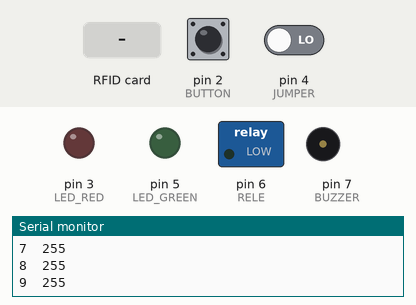
A sketch run on a simulated Arduino Uno, built with avr-gcc and run on an emulated ATmega328P. Parts: switched loads named in the sketch (green lamp = pin HIGH), output pins drawn as LEDs (lit = HIGH), buzzer (waves = sounding), the last lines printed to the serial monitor. Dashed ring = blinking. The inputs (shaded band) are chosen by the test bench; at power-on: pin 4 (JUMPER) LOW, pin 2 (BUTTON) LOW. Pins used as bus, display or sensor lines are not drawn.

Above: at 1.5 s.
1.6 s: pin 4 (JUMPER) driven HIGH
At 2.8 s:
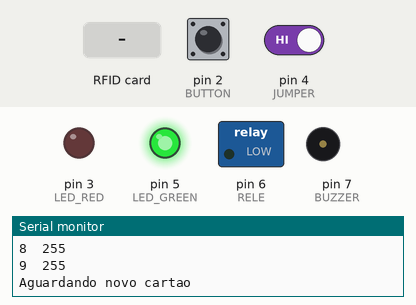
5.7 s: RFID card 5E 7A 19 C4 held to the reader
At 6.76 s:
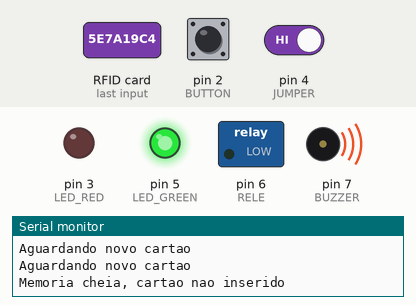
9.2 s: pin 2 (BUTTON) pulled HIGH for 1.2 s
At 10.7 s:
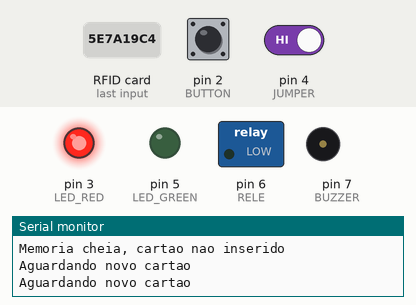
12.7 s: pin 2 (BUTTON) pulled HIGH for 3.2 s
At 15.0 s:
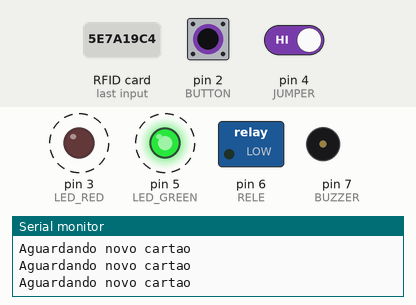
17.4 s: RFID card 5E 7A 19 C4 held to the reader
At 18.1 s:
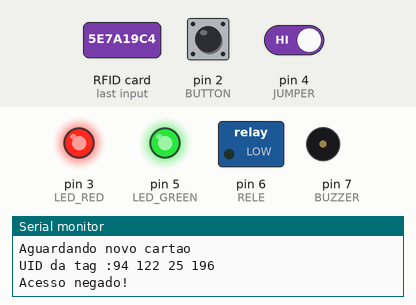
20.9 s: pin 4 (JUMPER) driven LOW
At 22.1 s:
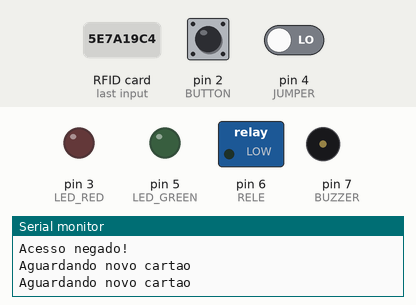
Timing chart, 0 to 23.4 s (numbered marks = the images above; inputs shaded):
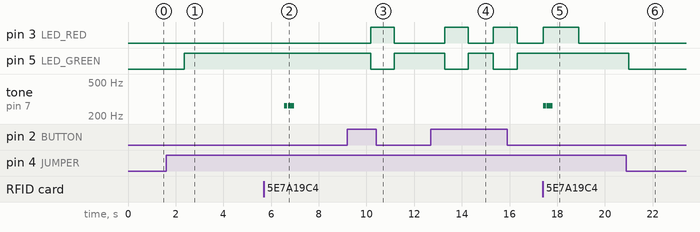

The sketch:

GateControl.ino
```cpp
// Programa : RFID - Controle de Acesso com leitor RFID
// Autor : David de Moura Marques
// GitHub: www.github.com/DavidMoura07

#include "RingTone.h"
#include "RFID.h"
#include <EEPROM.h>

#define SS_PIN 10
#define RST_PIN 9
#define BUZZER 7
#define LED_GREEN 5
#define LED_RED 3
#define JUMPER 4
#define BUTTON 2
#define RELE 6

RFID rfid(SS_PIN, RST_PIN); // instancia o leitor
RingTone ringTone(BUZZER);
int timeButton = 0;

struct Card {
  byte* id;
  int size;
};

int findCard(Card card){
  int memPosition;
  int cardPosition = 0;
  byte idPart;
  int flag = 1;
  for ( memPosition = 1; memPosition < EEPROM.length() ; memPosition++ ){

    if(cardPosition > card.size){
      cardPosition = 0;
    }

    if(EEPROM.read(memPosition) == card.id[cardPosition]){
      cardPosition += 1;
    }
    if(cardPosition == card.size){
      return 1;
    }
  }
  return 0;
}

void eeClear(){
  for (int i = 0 ; i < EEPROM.length() ; i++) {
    EEPROM.write(i, 0);
  }
}

int eeWrite(Card card){
  int qtdItems = EEPROM.read(0);
  int eeAddress = qtdItems * card.size + 1; //Move address to last position.
  if(eeAddress <=  (EEPROM.length() - card.size))
  {
    int lastPosition = eeAddress+card.size;
    int cardPosition = 0;
    while( eeAddress < lastPosition){
      EEPROM.write(eeAddress, card.id[cardPosition]);
      eeAddress++;
      cardPosition++;
    }

    qtdItems += 1;
    EEPROM.write(0, qtdItems);

    return 1;
  }
  return 0;
}

void eeRead(){
  int address;
  byte value;

  for(address = 0; address < 10 /* EEPROM.length() */; address++){
    value = EEPROM.read(address);

    Serial.print(address);
    Serial.print("\t");
    Serial.print(value);
    Serial.println();
    delay(25);
  }
}

void printID(Card card){
  int i;
  for(i=0; i < card.size; i++){
    Serial.print(card.id[i]);
    Serial.print(" ");
  }
  Serial.println();
}

void setup()
{
  rfid.startRead();
  Serial.begin(9600);
  Serial.println("Aproxime o seu cartao do leitor...");
  Serial.println();
  pinMode(BUZZER, OUTPUT);
  pinMode(LED_GREEN, OUTPUT);
  pinMode(LED_RED, OUTPUT);
  pinMode(RELE, OUTPUT);
  pinMode(JUMPER, INPUT);
  pinMode(BUTTON, INPUT);
  eeRead();
}

void loop()
{
  Card card;
  if(digitalRead(BUTTON) == HIGH){
    if(timeButton >= 5){
      digitalWrite(LED_RED, HIGH);
      digitalWrite(LED_GREEN, HIGH);
      eeClear();
      delay(250);
      digitalWrite(LED_RED, LOW);
      digitalWrite(LED_GREEN, LOW);
      delay(250);

      digitalWrite(LED_RED, HIGH);
      digitalWrite(LED_GREEN, HIGH);
      delay(250);
      digitalWrite(LED_RED, LOW);
      digitalWrite(LED_GREEN, LOW);
      delay(250);

      digitalWrite(LED_RED, HIGH);
      digitalWrite(LED_GREEN, HIGH);
      delay(250);
      digitalWrite(LED_RED, LOW);
      digitalWrite(LED_GREEN, LOW);
      delay(250);

      digitalWrite(LED_RED, HIGH);
      digitalWrite(LED_GREEN, HIGH);
      delay(1000);
      digitalWrite(LED_RED, LOW);
      digitalWrite(LED_GREEN, LOW);
      ringTone.success();
    }else{
      digitalWrite(LED_RED, HIGH);
      delay(1000);
      digitalWrite(LED_RED, LOW);
      timeButton = timeButton + 1;
    }
  }else{
    timeButton = 0;
  }

  if(digitalRead(JUMPER)){
    Serial.println("Aguardando novo cartao");
    digitalWrite(LED_GREEN, HIGH);

    if (rfid.hasCard()) {
      //Mostra UID na serial
      card.id = rfid.getCardID();
      card.size = rfid.getSizeID();

      if(!findCard(card)){
        if(eeWrite(card)){
          Serial.println("Novo cartao adicionado: ");
          printID(card);
          Serial.println();
          digitalWrite(LED_GREEN, HIGH);
          delay(1000);
          digitalWrite(LED_GREEN, LOW);
          ringTone.success();
        }else{
          Serial.println("Memoria cheia, cartao nao inserido");
          ringTone.error();
        }
      }else{
        Serial.println("Cartao já adicionado!");
        ringTone.success();
      }
    }

  }

  // caso tenha lido algum cartão
  if (rfid.hasCard()) {
    //Mostra UID na serial
    card.id = rfid.getCardID();
    card.size = rfid.getSizeID();
    Serial.print("UID da tag :");
    printID(card);

    if (findCard(card))
    {
      Serial.println("Acesso liberado!");
      digitalWrite(LED_GREEN, HIGH);
      digitalWrite(RELE, HIGH);
      ringTone.success();

    } else
    {
      Serial.println("Acesso negado!");
      digitalWrite(LED_RED, HIGH);
      ringTone.error();
    }
  }

  delay(1000);
  digitalWrite(LED_GREEN, LOW);
  digitalWrite(RELE, LOW);
  digitalWrite(LED_RED, LOW);

}
```

Melody.cpp
```cpp
#include "Melody.h"
#include "Arduino.h"

Melody::Melody(int* tones, int* duration, int sizeMelody)
{
  _tones = tones;
  _duration = duration;
  _sizeMelody = sizeMelody;
}

Melody::tones()
{
  return _tones;
}

Melody::duration()
{
  return _duration;
}

Melody::sizeMelody()
{
  return _sizeMelody;
}
```

Melody.h
```cpp
#ifndef Melody_h
#define Melody_h

#include "Arduino.h"

class Melody
{
  public:
    Melody(int tones[], int duration[], int sizeMelody);
    tones();
    duration();
    sizeMelody();
  private:
    int* _tones;
    int* _duration;
    int* _sizeMelody;
};

#endif
```

RFID.cpp
```cpp
#include "RFID.h"
#include "Arduino.h"

RFID::RFID(int SS_PIN, int RST_PIN)
{
  _SS_PIN = SS_PIN;
  _RST_PIN = RST_PIN;
  MFRC522 mfrc522(_SS_PIN, _RST_PIN); // Create MFRC522 instance.
  _mfrc522 = mfrc522;
}

void RFID::startRead()
{
  SPI.begin();      // Inicia  SPI bus
  _mfrc522.PCD_Init();   // Inicia MFRC522
}

int RFID::hasCard()
{
  // Look for new cards
  if ( ! _mfrc522.PICC_IsNewCardPresent())
  {
    return 0;
  }
  // Select one of the cards
  if ( ! _mfrc522.PICC_ReadCardSerial())
  {
    return 0;
  }
  return 1;
}

int RFID::getSizeID()
{
  return _mfrc522.uid.size ;
}

byte* RFID::getCardID()
{
  return _mfrc522.uid.uidByte;
}
```

RFID.h
```cpp
#ifndef RFID_h
#define RFID_h

#include <SPI.h>
#include <MFRC522.h>
#include "Arduino.h"

class RFID
{
  public:
    RFID(int SS_PIN, int RST_PIN);
    void startRead();
    int hasCard();
    int getSizeID();
    byte* getCardID();

  private:
    int _SS_PIN;
    int _RST_PIN;
    MFRC522 _mfrc522;
};

#endif
```

RingTone.cpp
```cpp
#include "RingTone.h"
#include "Arduino.h"

RingTone::RingTone(int buzzer)
{
  _buzzer = buzzer;
  pinMode(_buzzer, OUTPUT); // seta o pino onde está o buzzer como saida
}

void RingTone::play(Melody melody)
{
  int pin = _buzzer;
  int* tones = melody.tones();
  int* noteDurations = melody.duration();
  int sizeMelody = melody.sizeMelody();

  for (int thisNote = 0; thisNote < sizeMelody; thisNote++) {

    // to calculate the note duration, take one second divided by the note type.
    //e.g. quarter note = 1000 / 4, eighth note = 1000/8, etc.
    int noteDuration = 1000 / noteDurations[thisNote];
    tone(pin, tones[thisNote], noteDuration);

    // to distinguish the notes, set a minimum time between them.
    // the note's duration + 30% seems to work well:
    int pauseBetweenNotes = noteDuration * 1.30;
    delay(pauseBetweenNotes);
    // stop the tone playing:
    noTone(pin);
  }

}

void RingTone::error()
{
  int tones[] = {
    NOTE_C4, NOTE_C4
  };

  int durations[] = {
    8, 4
  };

  int sizeMelody = 2;

  Melody errorMelody(tones, durations, sizeMelody);
  play(errorMelody);

}

void RingTone::success()
{
  int tones[] = {
    NOTE_D4, NOTE_D5, NOTE_D4, NOTE_D5
  };

  int durations[] = {
    12, 12, 12, 12
  };

  int sizeMelody = 4;

  Melody successMelody(tones, durations, sizeMelody);
  play(successMelody);

}
```

RingTone.h
```cpp
#ifndef RingTone_h
#define RingTone_h

#include "Arduino.h"
#include "pitches.h"
#include "Melody.h"


class RingTone {

  public:
    RingTone(int buzzer);
    void error();
    void success();
    void play(Melody melody);

  private:
    int _buzzer;
};


#endif
```

pitches.h
```cpp
/*************************************************
 * Public Constants
 *************************************************/

#define NOTE_B0  31
#define NOTE_C1  33
#define NOTE_CS1 35
#define NOTE_D1  37
#define NOTE_DS1 39
#define NOTE_E1  41
#define NOTE_F1  44
#define NOTE_FS1 46
#define NOTE_G1  49
#define NOTE_GS1 52
#define NOTE_A1  55
#define NOTE_AS1 58
#define NOTE_B1  62
#define NOTE_C2  65
#define NOTE_CS2 69
#define NOTE_D2  73
#define NOTE_DS2 78
#define NOTE_E2  82
#define NOTE_F2  87
#define NOTE_FS2 93
#define NOTE_G2  98
#define NOTE_GS2 104
#define NOTE_A2  110
#define NOTE_AS2 117
#define NOTE_B2  123
#define NOTE_C3  131
#define NOTE_CS3 139
#define NOTE_D3  147
#define NOTE_DS3 156
#define NOTE_E3  165
#define NOTE_F3  175
#define NOTE_FS3 185
#define NOTE_G3  196
#define NOTE_GS3 208
#define NOTE_A3  220
#define NOTE_AS3 233
#define NOTE_B3  247
#define NOTE_C4  262
#define NOTE_CS4 277
#define NOTE_D4  294
#define NOTE_DS4 311
#define NOTE_E4  330
#define NOTE_F4  349
#define NOTE_FS4 370
#define NOTE_G4  392
#define NOTE_GS4 415
#define NOTE_A4  440
#define NOTE_AS4 466
#define NOTE_B4  494
#define NOTE_C5  523
#define NOTE_CS5 554
#define NOTE_D5  587
#define NOTE_DS5 622
#define NOTE_E5  659
#define NOTE_F5  698
#define NOTE_FS5 740
#define NOTE_G5  784
#define NOTE_GS5 831
#define NOTE_A5  880
#define NOTE_AS5 932
#define NOTE_B5  988
#define NOTE_C6  1047
#define NOTE_CS6 1109
#define NOTE_D6  1175
#define NOTE_DS6 1245
#define NOTE_E6  1319
#define NOTE_F6  1397
#define NOTE_FS6 1480
#define NOTE_G6  1568
#define NOTE_GS6 1661
#define NOTE_A6  1760
#define NOTE_AS6 1865
#define NOTE_B6  1976
#define NOTE_C7  2093
#define NOTE_CS7 2217
#define NOTE_D7  2349
#define NOTE_DS7 2489
#define NOTE_E7  2637
#define NOTE_F7  2794
#define NOTE_FS7 2960
#define NOTE_G7  3136
#define NOTE_GS7 3322
#define NOTE_A7  3520
#define NOTE_AS7 3729
#define NOTE_B7  3951
#define NOTE_C8  4186
#define NOTE_CS8 4435
#define NOTE_D8  4699
#define NOTE_DS8 4978
```

Measured:
- after the input at 1.6 s, pin 5 (LED_GREEN): LOW → HIGH after 0.76 s
- after the input at 5.7 s, tone on pin 7 (BUZZER): silent → 262 Hz after 0.86 s, → silent 0.13 s later, → 262 Hz 0.04 s later, → silent 0.25 s later
- after the input at 9.2 s, pin 3 (LED_RED): LOW → HIGH after 0.98 s, → LOW 1.0 s later; pin 5 (LED_GREEN): HIGH → LOW after 0.98 s, → HIGH 1.0 s later
- after the input at 12.7 s, pin 3 (LED_RED): alternates HIGH for 1.0 s and LOW for 1.1 s, starting after 0.58 s; pin 5 (LED_GREEN): alternates HIGH for 1.1 s and LOW for 1.0 s, starting after 0.58 s
- after the input at 17.4 s, pin 3 (LED_RED): LOW → HIGH at once, → LOW 1.5 s later; tone on pin 7 (BUZZER): silent → 262 Hz at once, → silent 0.13 s later, → 262 Hz 0.04 s later, → silent 0.25 s later
- after the input at 20.9 s, pin 5 (LED_GREEN): HIGH → LOW after 0.10 s
